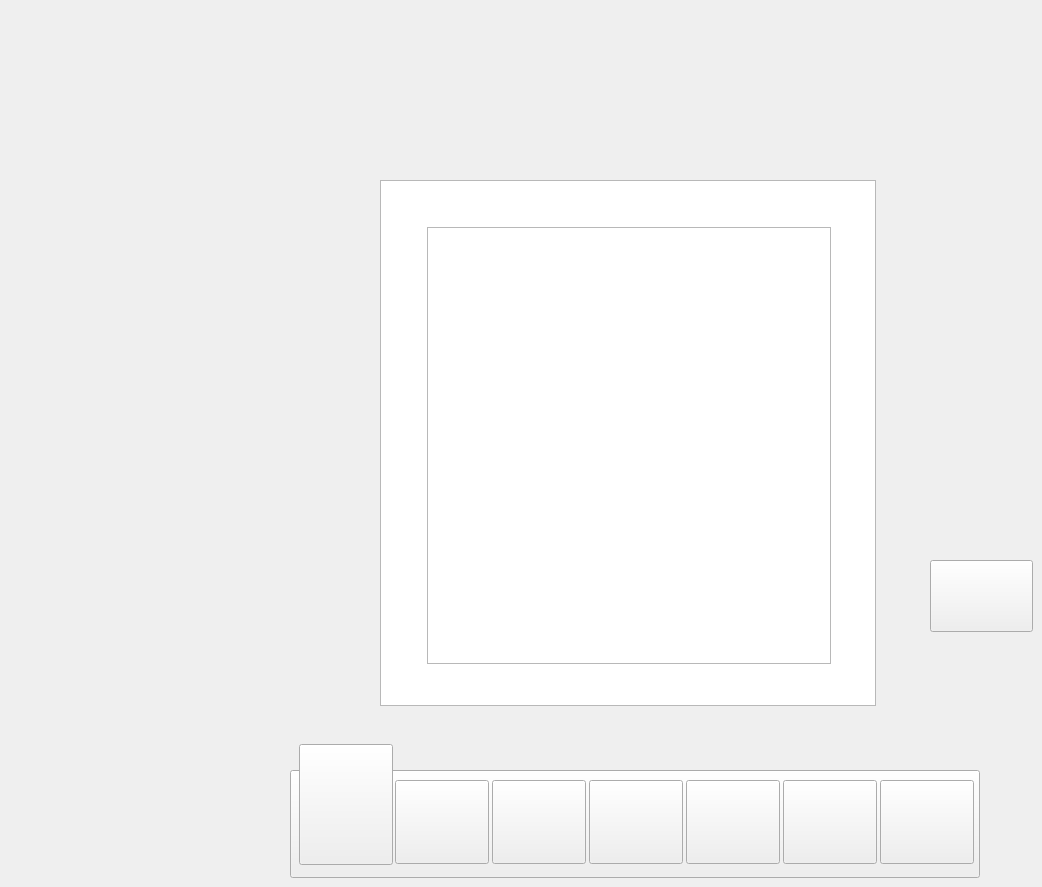
     <widget class="QWidget" name="OpticSetting01">
      <property name="styleSheet">
       <string notr="true">#OpticSetting01{

        border-image: url(:/PNG/New BG 2.jpg);
}</string>
      </property>
      <widget class="QPushButton" name="Next_OS01">
       <property name="geometry">
        <rect>
         <x>930</x>
         <y>560</y>
         <width>103</width>
         <height>72</height>
        </rect>
       </property>
       <property name="styleSheet">
        <string notr="true">#Next_OS01{
border-image: url(:/PNG/Asset 17.png);
}

</string>
       </property>
       <property name="text">
        <string/>
       </property>
      </widget>
      <widget class="QPushButton" name="SolidBG_15">
       <property name="geometry">
        <rect>
         <x>290</x>
         <y>770</y>
         <width>690</width>
         <height>108</height>
        </rect>
       </property>
       <property name="styleSheet">
        <string notr="true">#SolidBG_15{
border-image: url(:/PNG/Asset 2.png);
}</string>
       </property>
       <property name="text">
        <string/>
       </property>
      </widget>
      <widget class="QPushButton" name="NS_OS01">
       <property name="geometry">
        <rect>
         <x>686</x>
         <y>780</y>
         <width>94</width>
         <height>84</height>
        </rect>
       </property>
       <property name="styleSheet">
        <string notr="true">border-image: url(:/PNG/Asset 11.png);</string>
       </property>
       <property name="text">
        <string/>
       </property>
      </widget>
      <widget class="QPushButton" name="SS_OS01">
       <property name="geometry">
        <rect>
         <x>880</x>
         <y>780</y>
         <width>94</width>
         <height>84</height>
        </rect>
       </property>
       <property name="styleSheet">
        <string notr="true">#SS_OS01{
border-image: url(:/PNG/Asset 13.png);
}</string>
       </property>
       <property name="text">
        <string/>
       </property>
      </widget>
      <widget class="QPushButton" name="DS_OS01">
       <property name="geometry">
        <rect>
         <x>395</x>
         <y>780</y>
         <width>94</width>
         <height>84</height>
        </rect>
       </property>
       <property name="styleSheet">
        <string notr="true">border-image: url(:/PNG/Asset 8.png);</string>
       </property>
       <property name="text">
        <string/>
       </property>
      </widget>
      <widget class="QPushButton" name="M_OS01">
       <property name="geometry">
        <rect>
         <x>589</x>
         <y>780</y>
         <width>94</width>
         <height>84</height>
        </rect>
       </property>
       <property name="styleSheet">
        <string notr="true">border-image: url(:/PNG/Asset 10.png);</string>
       </property>
       <property name="text">
        <string/>
       </property>
      </widget>
      <widget class="QPushButton" name="RS_OS01">
       <property name="geometry">
        <rect>
         <x>492</x>
         <y>780</y>
         <width>94</width>
         <height>84</height>
        </rect>
       </property>
       <property name="styleSheet">
        <string notr="true">border-image: url(:/PNG/Asset 9.png);</string>
       </property>
       <property name="text">
        <string/>
       </property>
      </widget>
      <widget class="QPushButton" name="ES_OS01">
       <property name="geometry">
        <rect>
         <x>783</x>
         <y>780</y>
         <width>94</width>
         <height>84</height>
        </rect>
       </property>
       <property name="styleSheet">
        <string notr="true">#ES_OS01{
border-image: url(:/PNG/Asset 12.png);
}</string>
       </property>
       <property name="text">
        <string/>
       </property>
      </widget>
      <widget class="QPushButton" name="OS_OS01">
       <property name="geometry">
        <rect>
         <x>299</x>
         <y>744</y>
         <width>94</width>
         <height>121</height>
        </rect>
       </property>
       <property name="styleSheet">
        <string notr="true">#OS_OS01{
border-image: url(:/PNG/Asset 15.png);
}</string>
       </property>
       <property name="text">
        <string/>
       </property>
      </widget>
      <widget class="QTextEdit" name="textEdit_5">
       <property name="geometry">
        <rect>
         <x>380</x>
         <y>180</y>
         <width>496</width>
         <height>526</height>
        </rect>
       </property>
       <property name="styleSheet">
        <string notr="true">#textEdit_5{

border-image: url(:/PNG/Asset 16.png);
}</string>
       </property>
       <property name="html">
        <string>&lt;!DOCTYPE HTML PUBLIC &quot;-//W3C//DTD HTML 4.0//EN&quot; &quot;http://www.w3.org/TR/REC-html40/strict.dtd&quot;&gt;
&lt;html&gt;&lt;head&gt;&lt;meta name=&quot;qrichtext&quot; content=&quot;1&quot; /&gt;&lt;meta charset=&quot;utf-8&quot; /&gt;&lt;style type=&quot;text/css&quot;&gt;
p, li { white-space: pre-wrap; }
hr { height: 1px; border-width: 0; }
li.unchecked::marker { content: &quot;\2610&quot;; }
li.checked::marker { content: &quot;\2612&quot;; }
&lt;/style&gt;&lt;/head&gt;&lt;body style=&quot; font-family:'Segoe UI'; font-size:9pt; font-weight:400; font-style:normal;&quot;&gt;
&lt;p align=&quot;right&quot; dir='rtl' style=&quot;-qt-paragraph-type:empty; margin-top:0px; margin-bottom:0px; margin-left:0px; margin-right:0px; -qt-block-indent:0; text-indent:0px; font-family:'MS Shell Dlg 2'; font-size:8.25pt;&quot;&gt;&lt;br /&gt;&lt;/p&gt;&lt;/body&gt;&lt;/html&gt;</string>
       </property>
      </widget>
      <widget class="QPlainTextEdit" name="plainTextEdit_2">
       <property name="geometry">
        <rect>
         <x>427</x>
         <y>227</y>
         <width>404</width>
         <height>437</height>
        </rect>
       </property>
       <property name="styleSheet">
        <string notr="true">#plainTextEdit_2{

        border-image: url(:/PNG/Asset 30 (1).png);

}</string>
       </property>
      </widget>
     </widget>
